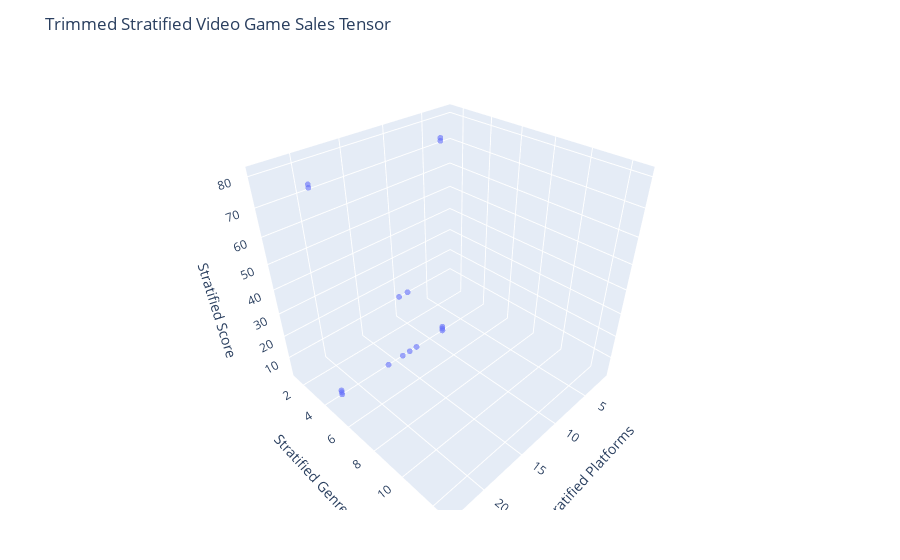

The notebook cell this image was saved under:
### Markdown cell above
We can plot the result and we see now there are 2 possibly 3 relevant score groups but not much separation in platforms.

### Code cell
plotTensor(v.tensor; 
          xlabel="Stratified Platforms", 
          ylabel="Stratified Genre", 
          zlabel="Stratified Score", 
          title="Trimmed Stratified Video Game Sales Tensor")

### Figure 1 — Plotly figure (JSON) as saved in the notebook; plotly's stock layout.template omitted (floating-point values rounded to 4 significant figures)
{"data": [{"marker": {"opacity": 0.6, "size": 2}, "mode": "markers", "type": "scatter3d", "x": [8, 12, 13, 14, 16, 22, 8, 22, 8, 22, 16, 17, 8, 22, 8, 22], "y": [4, 4, 4, 4, 4, 4, 4, 4, 4, 4, 6, 6, 4, 4, 4, 4], "z": [1, 1, 1, 1, 1, 1, 2, 2, 3, 3, 42, 42, 81, 81, 82, 82]}], "layout": {"margin": {"b": 50, "l": 50, "r": 50, "t": 60}, "scene": {"aspectmode": "cube", "xaxis": {"range": [1, 24], "title": "Stratified Platforms"}, "yaxis": {"range": [1, 13], "title": "Stratified Genre"}, "zaxis": {"range": [1, 83], "title": "Stratified Score"}}, "title": "Trimmed Stratified Video Game Sales Tensor"}}
